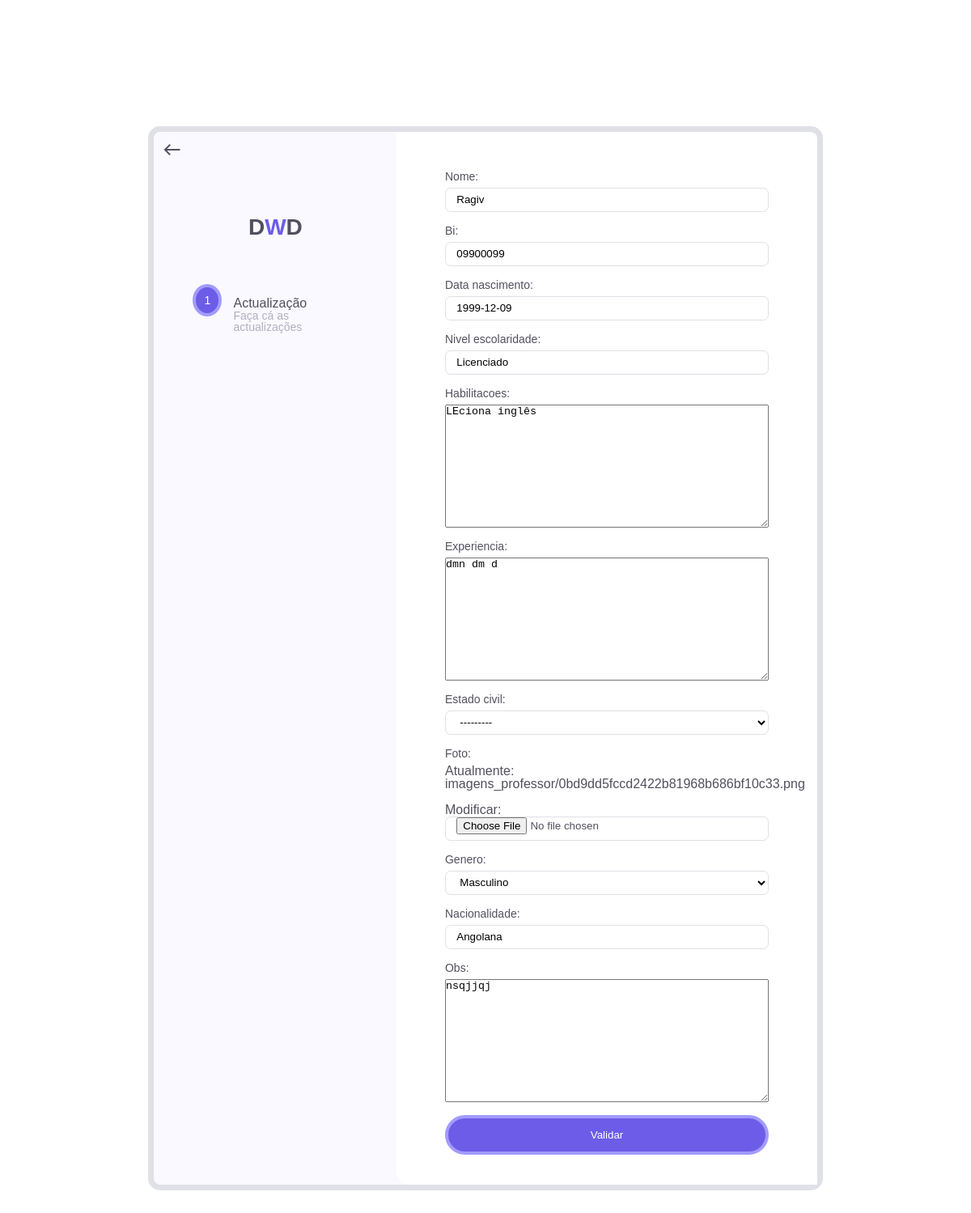
The app's page /update-professor/4 (signed in) with its own data.
### home/models.py (models this page shows, shortened)
class Professor(models.Model):
    nome=models.CharField(max_length=255)
    bi=models.CharField(max_length=50)
    data_nascimento=models.DateField()
    nivel_escolaridade=models.CharField(max_length=100)
    habilitacoes=models.TextField()
    experiencia=models.TextField()
    estado_civil=models.CharField(max_length=70,choices=ESTADO)
    foto=models.ImageField(upload_to='imagens_professor/',null=True)
    genero=models.CharField(max_length=40,choices=GENERO)
    nacionalidade=models.CharField(max_length=60)
    obs=models.TextField()

### home/views.py (the view, shortened to what this page needs)
# urls.py: path('update-professor/<int:pk>', ProfessorUpdate.as_view(),name='update-professor'),
class ProfessorUpdate(LoginRequiredMixin, UpdateView):
    model = Professor
    fields = ['nome', 'bi', 'data_nascimento', 'nivel_escolaridade', 'habilitacoes', 'experiencia', 'estado_civil', 'foto', 'genero', 'nacionalidade', 'obs']
    login_url = 'login'

### templates/home/professor_form.html (shortened to what this page needs)
{% load static %}
<!DOCTYPE html>
<html lang="en">
<head>
    <link rel="stylesheet" href="{% static 'formulario.css' %}">
</head>
<body>
    <div id="page" class="site">
        <div class="container">
            <div class="form-box">
                <div class="progress">
                    <div class="logo"><a href="#">D<span>W</span>D</a></div>
                    <ul class="progress-steps">
                        <li class="step active">
                            <span>1</span>
                            <p><br>Actualização<br> <span>Faça cá as actualizações</span> </p>
                        </li>
                    </ul>
                </div>
                <form action="" method="post" enctype="multipart/form-data">
                    <div class="form-one form-step active">
                        {{form}}
                    <div class="btn-group">
                        <button type="submit" class="btn-submit">Validar</button>
                    </div>
                </form>
                <a onclick="window.history.back()" class="logout-btn">
                    <span class="material-icons-sharp">west</span>
                </a>
            </div>
        </div>
    </div>
</body>
</html>

### static/formulario.css (style rules this page uses)
:root { --main-color: #6c5ce7; --secondary-color: #a29bfe; --lighter-color: #e0e0e7; --light-color: #b0b0c0; --dark-color: #52505e; --font-smaller: 14px; --font-bigger: 20px; }
* { margin: 0; padding: 0; }
html { scroll-behavior: smooth; }
body { font-family: 'Nunito', sans-serif; font-size: 16px; font-weight: 400; line-height: 1; color: var(--dark-color); }
a { text-decoration: none; color: inherit; }
ul { list-style: none; }
.container { display: flex; justify-content: center; align-items: center; height: 100vh; }
.form-box { display: flex; flex-direction: column; border: 7px solid var(--lighter-color); border-radius: 15px; background-color: #faf9ff; }
.form-box .progress { position: relative; padding: 1em; }
.logo { font-size: 1.75em; font-weight: 600; color: var(--dark-color); padding: 2em 1em; text-align: center; }
.logo span { color: var(--main-color); }
.progress ul.progress-steps { display: flex; flex-direction: row; align-items: center; justify-content: center; gap: 2em; }
.progress ul.progress-steps li { position: relative; display: flex; align-items: flex-start; margin-bottom: 2em; }
.progress ul.progress-steps li.step { margin-right: 1rem; }
.progress ul.progress-steps li>span { position: relative; width: 40px; height: 40px; font-size: var(--font-smaller); display: flex; align-items: center; justify-content: center; margin-right: 1em; border-radius: 50%; background-color: var(--lighter-color); z-index: 1; top: 1.5rem; }
.progress ul.progress-steps li.active>span { color: white; background-color: var(--main-color); border: 4px solid var(--secondary-color); z-index: 1; }
.progress ul.progress-steps li p span { font-size: var(--font-smaller); color: var(--light-color); display: none; }
.progress ul li p { position: absolute; top: -2em; font-size: 12px; }
.form-box { position: relative; }
.form-box form { width: 100%; padding: 2em 1em; background-color: white; border-radius: 30px 3px 15px 15px; overflow: auto; max-height: 80vh; }
form>div { max-width: 400px; margin: 0 auto; }
form>div>div:not(.checkbox) { display: flex; flex-direction: column; margin-bottom: 16px; }
form :where(input, select) { height: 30px; padding: 0 1em; border-radius: 7px; outline-color: var(--secondary-color); border: 1px solid var(--lighter-color); background-color: transparent; }
form label { font-size: var(--font-smaller); margin-bottom: 0.5em; }
.btn-group { display: flex; flex-wrap: wrap; margin-top: .5em; }
.btn-group [class*="btn-"] { background-color: var(--main-color); color: white; padding: 1em 2.5em; border: 4px solid var(--secondary-color); border-radius: 30px; cursor: pointer; -webkit-transition: background-color .3s, border-color .3s ease-out; transition: background-color .3s, border-color .3s ease-out; }
.logout-btn { position: absolute; top: 10px; left: 10px; cursor: pointer; }
::placeholder { color: var(--light-color); }
@media screen and (min-width: 768px) { .form-box { flex-direction: row; } }
@media screen and (min-width: 768px) { .form-box .progress { flex: 1 0 35%; min-width: 300px; padding: 3em; } }
@media screen and (min-width: 768px) { .logo { padding: -48px -48px 48px; } }
@media screen and (min-width: 768px) { .progress ul.progress-steps { flex-direction: column; gap: 0; } }
@media screen and (min-width: 768px) { .form-box form { padding: 3em; border-radius: 0 15px 0 15px; } }
@media screen and (min-width: 768px) { .progress ul li p { position: relative; top: auto; font-size: inherit; } }
@media screen and (min-width: 768px) { .progress ul.progress-steps li p span { display: block; } }
@media screen and (min-width: 768px) { .progress ul.progress-steps li>span { top: 0; } }

### records on screen
Professor: nome "Ragiv", bi "09900099", data_nascimento "1999-12-09", nivel_escolaridade "Licenciado", habilitacoes "LEciona inglês", experiencia "dmn dm d", estado_civil "---------", genero "Masculino", nacionalidade "Angolana", obs "nsqjjqj"
